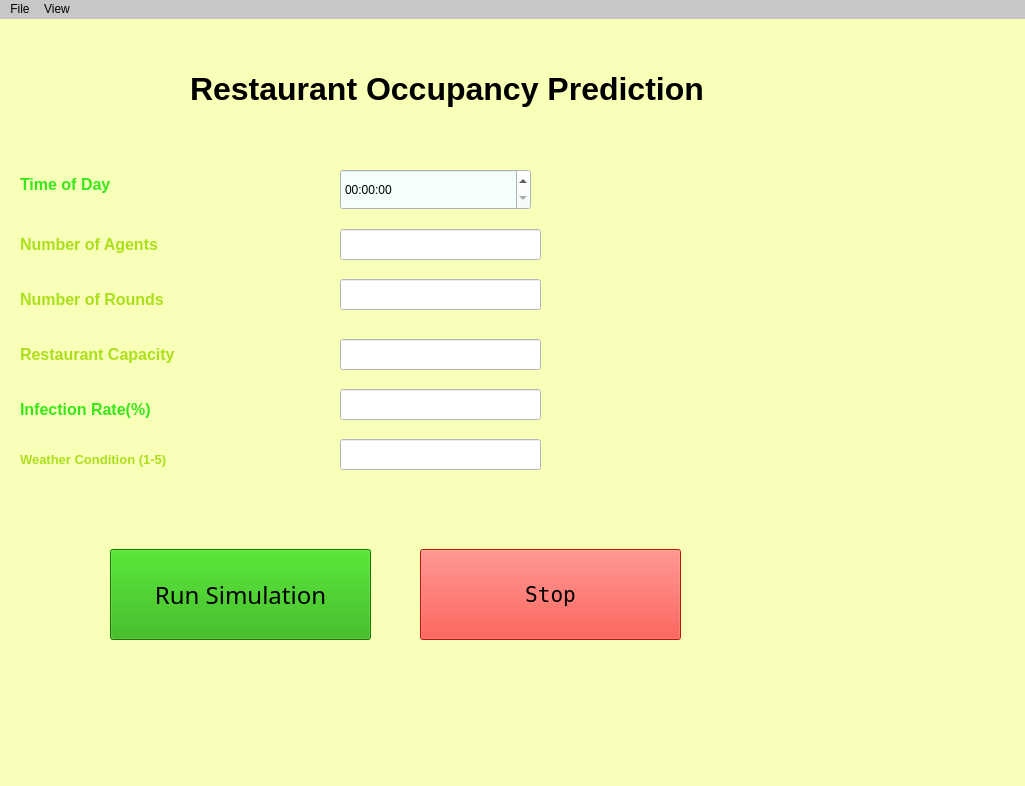
<?xml version="1.0" encoding="UTF-8"?>
<ui version="4.0">
 <class>MainWindow</class>
 <widget class="QMainWindow" name="MainWindow">
  <property name="geometry">
   <rect>
    <x>0</x>
    <y>0</y>
    <width>1025</width>
    <height>786</height>
   </rect>
  </property>
  <property name="font">
   <font>
    <pointsize>28</pointsize>
   </font>
  </property>
  <property name="windowTitle">
   <string>Minority Game</string>
  </property>
  <property name="autoFillBackground">
   <bool>false</bool>
  </property>
  <property name="styleSheet">
   <string notr="true">background-color: rgb(248, 255, 183);</string>
  </property>
  <widget class="QWidget" name="centralwidget">
   <widget class="QLabel" name="label">
    <property name="geometry">
     <rect>
      <x>190</x>
      <y>10</y>
      <width>1311</width>
      <height>121</height>
     </rect>
    </property>
    <property name="font">
     <font>
      <pointsize>24</pointsize>
      <weight>50</weight>
      <italic>false</italic>
      <bold>false</bold>
     </font>
    </property>
    <property name="styleSheet">
     <string notr="true"/>
    </property>
    <property name="text">
     <string>&lt;html&gt;&lt;head/&gt;&lt;body&gt;&lt;p&gt;&lt;span style=&quot; font-weight:600;&quot;&gt;            Restaurant Occupancy Prediction&lt;/span&gt;&lt;/p&gt;&lt;/body&gt;&lt;/html&gt;</string>
    </property>
   </widget>
   <widget class="QLabel" name="label_2">
    <property name="geometry">
     <rect>
      <x>20</x>
      <y>200</y>
      <width>191</width>
      <height>51</height>
     </rect>
    </property>
    <property name="font">
     <font>
      <pointsize>12</pointsize>
     </font>
    </property>
    <property name="toolTip">
     <string>&lt;html&gt;&lt;head/&gt;&lt;body&gt;&lt;p&gt;&lt;span style=&quot; font-weight:600; color:#0d0d0d;&quot;&gt;Agents are the number of customers you want to use for the simulation&lt;/span&gt;&lt;/p&gt;&lt;/body&gt;&lt;/html&gt;</string>
    </property>
    <property name="toolTipDuration">
     <number>-1</number>
    </property>
    <property name="styleSheet">
     <string notr="true"/>
    </property>
    <property name="text">
     <string>&lt;html&gt;&lt;head/&gt;&lt;body&gt;&lt;p&gt;&lt;span style=&quot; font-weight:600; color:#abdf1c;&quot;&gt;Number of Agents&lt;/span&gt;&lt;/p&gt;&lt;/body&gt;&lt;/html&gt;</string>
    </property>
   </widget>
   <widget class="QLabel" name="label_3">
    <property name="geometry">
     <rect>
      <x>20</x>
      <y>260</y>
      <width>191</width>
      <height>41</height>
     </rect>
    </property>
    <property name="font">
     <font>
      <pointsize>12</pointsize>
     </font>
    </property>
    <property name="toolTip">
     <string>&lt;!DOCTYPE HTML PUBLIC &quot;-//W3C//DTD HTML 4.0//EN&quot; &quot;http://www.w3.org/TR/REC-html40/strict.dtd&quot;&gt;
&lt;html&gt;&lt;head&gt;&lt;meta name=&quot;qrichtext&quot; content=&quot;1&quot; /&gt;&lt;style type=&quot;text/css&quot;&gt;
p, li { white-space: pre-wrap; }
&lt;/style&gt;&lt;/head&gt;&lt;body style=&quot; font-family:'MS Shell Dlg 2'; font-size:8pt; font-weight:400; font-style:normal;&quot;&gt;
&lt;p style=&quot; margin-top:12px; margin-bottom:12px; margin-left:0px; margin-right:0px; -qt-block-indent:0; text-indent:0px;&quot;&gt;&lt;span style=&quot; font-weight:600; color:#090909;&quot;&gt;Rounds are the number of days you want the simulation to run for&lt;/span&gt;&lt;/p&gt;&lt;/body&gt;&lt;/html&gt;</string>
    </property>
    <property name="styleSheet">
     <string notr="true"/>
    </property>
    <property name="text">
     <string>&lt;html&gt;&lt;head/&gt;&lt;body&gt;&lt;p&gt;&lt;span style=&quot; font-weight:600; color:#abdf1c;&quot;&gt;Number of Rounds&lt;/span&gt;&lt;/p&gt;&lt;/body&gt;&lt;/html&gt;</string>
    </property>
   </widget>
   <widget class="QLineEdit" name="agents">
    <property name="geometry">
     <rect>
      <x>340</x>
      <y>210</y>
      <width>201</width>
      <height>31</height>
     </rect>
    </property>
    <property name="font">
     <font>
      <pointsize>12</pointsize>
     </font>
    </property>
    <property name="styleSheet">
     <string notr="true">background-color: rgb(255, 255, 255);</string>
    </property>
    <property name="text">
     <string/>
    </property>
   </widget>
   <widget class="QLineEdit" name="rounds">
    <property name="geometry">
     <rect>
      <x>340</x>
      <y>260</y>
      <width>201</width>
      <height>31</height>
     </rect>
    </property>
    <property name="font">
     <font>
      <pointsize>12</pointsize>
     </font>
    </property>
    <property name="styleSheet">
     <string notr="true">background-color: rgb(255, 255, 255);</string>
    </property>
    <property name="text">
     <string/>
    </property>
   </widget>
   <widget class="QPushButton" name="runSim">
    <property name="geometry">
     <rect>
      <x>110</x>
      <y>530</y>
      <width>261</width>
      <height>91</height>
     </rect>
    </property>
    <property name="font">
     <font>
      <family>Perpetua</family>
      <pointsize>18</pointsize>
      <weight>9</weight>
      <italic>false</italic>
      <bold>false</bold>
     </font>
    </property>
    <property name="styleSheet">
     <string notr="true">background-color: rgb(31, 170, 0);
font: 75 18pt &quot;Perpetua&quot;;

</string>
    </property>
    <property name="text">
     <string>Run Simulation</string>
    </property>
   </widget>
   <widget class="QPushButton" name="stopSim">
    <property name="geometry">
     <rect>
      <x>420</x>
      <y>530</y>
      <width>261</width>
      <height>91</height>
     </rect>
    </property>
    <property name="font">
     <font>
      <family>NSimSun</family>
      <pointsize>16</pointsize>
      <weight>9</weight>
      <italic>false</italic>
      <bold>false</bold>
     </font>
    </property>
    <property name="styleSheet">
     <string notr="true">background-color:rgb(255, 30, 14);
font: 75 16pt &quot;NSimSun&quot;;</string>
    </property>
    <property name="text">
     <string>Stop</string>
    </property>
   </widget>
   <widget class="QLabel" name="label_4">
    <property name="geometry">
     <rect>
      <x>20</x>
      <y>310</y>
      <width>191</width>
      <height>51</height>
     </rect>
    </property>
    <property name="font">
     <font>
      <pointsize>12</pointsize>
     </font>
    </property>
    <property name="toolTip">
     <string>&lt;html&gt;&lt;head/&gt;&lt;body&gt;&lt;p&gt;&lt;span style=&quot; font-weight:600; color:#0d0d0d;&quot;&gt;The number of people that are legally allowed within your establishment&lt;/span&gt;&lt;/p&gt;&lt;/body&gt;&lt;/html&gt;</string>
    </property>
    <property name="toolTipDuration">
     <number>-1</number>
    </property>
    <property name="styleSheet">
     <string notr="true"/>
    </property>
    <property name="text">
     <string>&lt;html&gt;&lt;head/&gt;&lt;body&gt;&lt;p&gt;&lt;span style=&quot; font-weight:600; color:#abdf1c;&quot;&gt;Restaurant Capacity&lt;/span&gt;&lt;/p&gt;&lt;/body&gt;&lt;/html&gt;</string>
    </property>
   </widget>
   <widget class="QLineEdit" name="rounds_2">
    <property name="geometry">
     <rect>
      <x>340</x>
      <y>370</y>
      <width>201</width>
      <height>31</height>
     </rect>
    </property>
    <property name="font">
     <font>
      <pointsize>12</pointsize>
     </font>
    </property>
    <property name="styleSheet">
     <string notr="true">background-color: rgb(255, 255, 255);</string>
    </property>
    <property name="text">
     <string/>
    </property>
   </widget>
   <widget class="QLineEdit" name="agents_2">
    <property name="geometry">
     <rect>
      <x>340</x>
      <y>320</y>
      <width>201</width>
      <height>31</height>
     </rect>
    </property>
    <property name="font">
     <font>
      <pointsize>12</pointsize>
     </font>
    </property>
    <property name="styleSheet">
     <string notr="true">background-color: rgb(255, 255, 255);</string>
    </property>
    <property name="text">
     <string/>
    </property>
   </widget>
   <widget class="QLabel" name="label_5">
    <property name="geometry">
     <rect>
      <x>20</x>
      <y>370</y>
      <width>191</width>
      <height>41</height>
     </rect>
    </property>
    <property name="font">
     <font>
      <pointsize>12</pointsize>
     </font>
    </property>
    <property name="toolTip">
     <string>&lt;!DOCTYPE HTML PUBLIC &quot;-//W3C//DTD HTML 4.0//EN&quot; &quot;http://www.w3.org/TR/REC-html40/strict.dtd&quot;&gt;
&lt;html&gt;&lt;head&gt;&lt;meta name=&quot;qrichtext&quot; content=&quot;1&quot; /&gt;&lt;style type=&quot;text/css&quot;&gt;
p, li { white-space: pre-wrap; }
&lt;/style&gt;&lt;/head&gt;&lt;body style=&quot; font-family:'MS Shell Dlg 2'; font-size:12pt; font-weight:400; font-style:normal;&quot;&gt;
&lt;p style=&quot; margin-top:12px; margin-bottom:12px; margin-left:0px; margin-right:0px; -qt-block-indent:0; text-indent:0px;&quot;&gt;&lt;span style=&quot; font-size:8pt; font-weight:600; color:#090909;&quot;&gt;The rate at which the virus is spreading in your area&lt;/span&gt;&lt;/p&gt;
&lt;p style=&quot;-qt-paragraph-type:empty; margin-top:12px; margin-bottom:12px; margin-left:0px; margin-right:0px; -qt-block-indent:0; text-indent:0px; font-size:8pt; font-weight:600; color:#090909;&quot;&gt;&lt;br /&gt;&lt;/p&gt;&lt;/body&gt;&lt;/html&gt;</string>
    </property>
    <property name="styleSheet">
     <string notr="true"/>
    </property>
    <property name="text">
     <string>&lt;html&gt;&lt;head/&gt;&lt;body&gt;&lt;p&gt;&lt;span style=&quot; font-weight:600; color:#38e719;&quot;&gt;Infection Rate(%)&lt;/span&gt;&lt;/p&gt;&lt;/body&gt;&lt;/html&gt;</string>
    </property>
   </widget>
   <widget class="QLineEdit" name="rounds_3">
    <property name="geometry">
     <rect>
      <x>340</x>
      <y>420</y>
      <width>201</width>
      <height>31</height>
     </rect>
    </property>
    <property name="font">
     <font>
      <pointsize>12</pointsize>
     </font>
    </property>
    <property name="styleSheet">
     <string notr="true">background-color: rgb(255, 255, 255);</string>
    </property>
    <property name="text">
     <string/>
    </property>
   </widget>
   <widget class="QLabel" name="label_6">
    <property name="geometry">
     <rect>
      <x>20</x>
      <y>420</y>
      <width>291</width>
      <height>41</height>
     </rect>
    </property>
    <property name="font">
     <font>
      <pointsize>10</pointsize>
     </font>
    </property>
    <property name="toolTip">
     <string>&lt;!DOCTYPE HTML PUBLIC &quot;-//W3C//DTD HTML 4.0//EN&quot; &quot;http://www.w3.org/TR/REC-html40/strict.dtd&quot;&gt;
&lt;html&gt;&lt;head&gt;&lt;meta name=&quot;qrichtext&quot; content=&quot;1&quot; /&gt;&lt;style type=&quot;text/css&quot;&gt;
p, li { white-space: pre-wrap; }
&lt;/style&gt;&lt;/head&gt;&lt;body style=&quot; font-family:'MS Shell Dlg 2'; font-size:10pt; font-weight:400; font-style:normal;&quot;&gt;
&lt;p style=&quot; margin-top:12px; margin-bottom:12px; margin-left:0px; margin-right:0px; -qt-block-indent:0; text-indent:0px;&quot;&gt;&lt;span style=&quot; font-size:8pt; font-weight:600; color:#090909;&quot;&gt;From 1-5 choose the general weather condition of this area.&lt;/span&gt;&lt;/p&gt;
&lt;p style=&quot; margin-top:12px; margin-bottom:12px; margin-left:0px; margin-right:0px; -qt-block-indent:0; text-indent:0px;&quot;&gt;&lt;span style=&quot; font-size:8pt; font-weight:600; color:#090909;&quot;&gt;1 being that the weather is generally great and people love going out&lt;/span&gt;&lt;/p&gt;
&lt;p style=&quot; margin-top:12px; margin-bottom:12px; margin-left:0px; margin-right:0px; -qt-block-indent:0; text-indent:0px;&quot;&gt;&lt;span style=&quot; font-size:8pt; font-weight:600; color:#090909;&quot;&gt;5 being the weather is generally bad and people tend to stay indoors&lt;/span&gt;&lt;/p&gt;
&lt;p style=&quot;-qt-paragraph-type:empty; margin-top:12px; margin-bottom:12px; margin-left:0px; margin-right:0px; -qt-block-indent:0; text-indent:0px; font-size:8pt; font-weight:600; color:#090909;&quot;&gt;&lt;br /&gt;&lt;/p&gt;&lt;/body&gt;&lt;/html&gt;</string>
    </property>
    <property name="styleSheet">
     <string notr="true"/>
    </property>
    <property name="text">
     <string>&lt;html&gt;&lt;head/&gt;&lt;body&gt;&lt;p&gt;&lt;span style=&quot; font-weight:600; color:#abdf1c;&quot;&gt;Weather Condition (1-5)&lt;/span&gt;&lt;/p&gt;&lt;/body&gt;&lt;/html&gt;</string>
    </property>
   </widget>
   <widget class="QTimeEdit" name="timeEdit">
    <property name="geometry">
     <rect>
      <x>340</x>
      <y>150</y>
      <width>191</width>
      <height>41</height>
     </rect>
    </property>
    <property name="styleSheet">
     <string notr="true">background-color: rgb(244, 255, 251);</string>
    </property>
   </widget>
   <widget class="QLabel" name="label_7">
    <property name="geometry">
     <rect>
      <x>20</x>
      <y>140</y>
      <width>151</width>
      <height>51</height>
     </rect>
    </property>
    <property name="font">
     <font>
      <pointsize>12</pointsize>
     </font>
    </property>
    <property name="toolTip">
     <string>&lt;html&gt;&lt;head/&gt;&lt;body&gt;&lt;p&gt;&lt;span style=&quot; font-weight:600; color:#0d0d0d;&quot;&gt;Agents are the number of customers you want to use for the simulation&lt;/span&gt;&lt;/p&gt;&lt;/body&gt;&lt;/html&gt;</string>
    </property>
    <property name="toolTipDuration">
     <number>-1</number>
    </property>
    <property name="styleSheet">
     <string notr="true"/>
    </property>
    <property name="text">
     <string>&lt;html&gt;&lt;head/&gt;&lt;body&gt;&lt;p&gt;&lt;span style=&quot; font-weight:600; color:#38e719;&quot;&gt;Time of Day&lt;/span&gt;&lt;/p&gt;&lt;/body&gt;&lt;/html&gt;</string>
    </property>
   </widget>
  </widget>
  <widget class="QMenuBar" name="menuBar">
   <property name="geometry">
    <rect>
     <x>0</x>
     <y>0</y>
     <width>1025</width>
     <height>21</height>
    </rect>
   </property>
   <property name="styleSheet">
    <string notr="true">background-color: rgb(199, 199, 199);</string>
   </property>
   <widget class="QMenu" name="menuFile">
    <property name="title">
     <string>File</string>
    </property>
    <addaction name="actionExport"/>
   </widget>
   <widget class="QMenu" name="menuView">
    <property name="title">
     <string>View</string>
    </property>
   </widget>
   <addaction name="menuFile"/>
   <addaction name="menuView"/>
  </widget>
  <action name="actionExport">
   <property name="text">
    <string>Export</string>
   </property>
  </action>
 </widget>
 <resources/>
 <connections/>
</ui>
